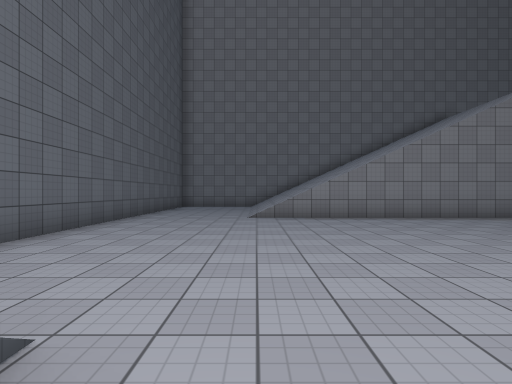
view 1 (above)

21 first-person views from a walk through a Unity game level. The camera is 1.4 m above the floor, looks level and sees 80° across. The floor is counted in squares, 2 m on a side. Each view is taken from the middle of a square. On the plan, view 1 faces up. The plan holds only what a view shows up to about 10 squares ahead; the rest is blank. The place goes on beyond the plan. The player character is not drawn. Surface patterns are stand-ins for the level's own textures.

view 2
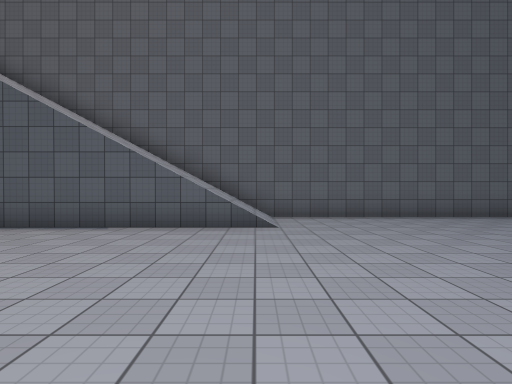

view 3
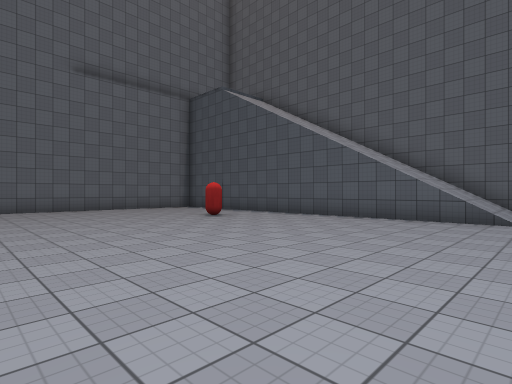

view 4
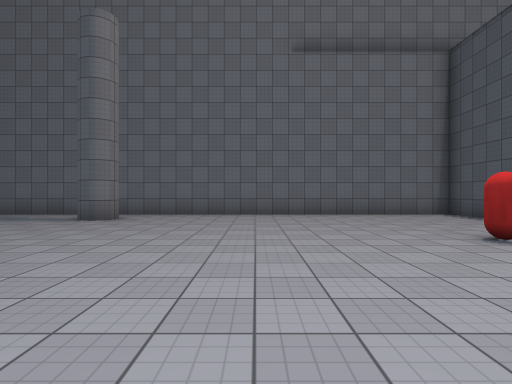

view 5
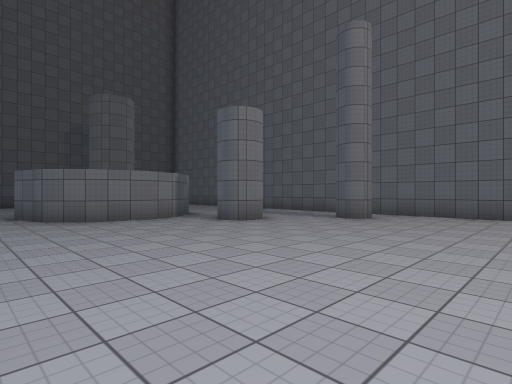

view 6
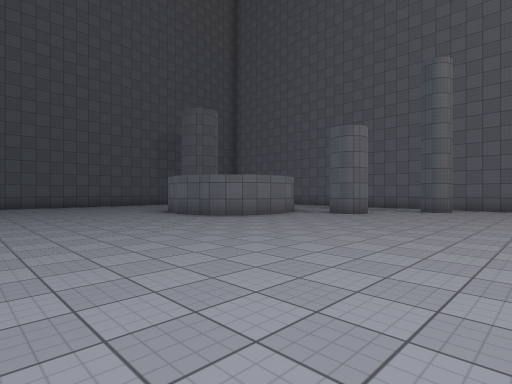

view 7
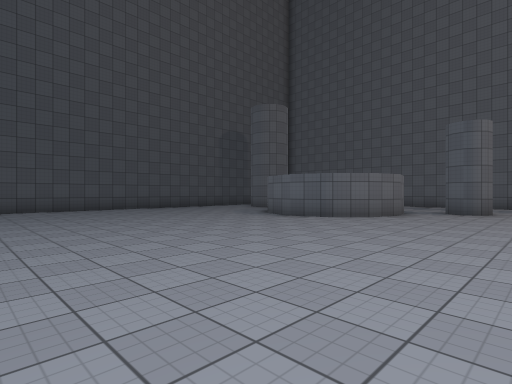

view 8
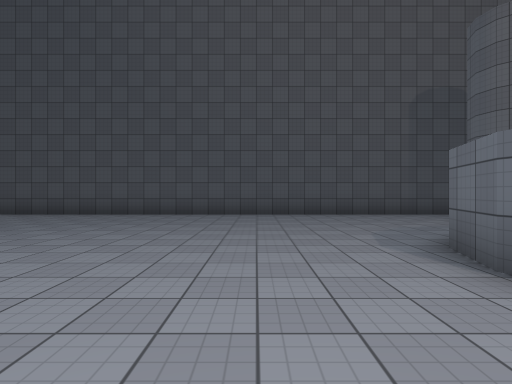

view 9
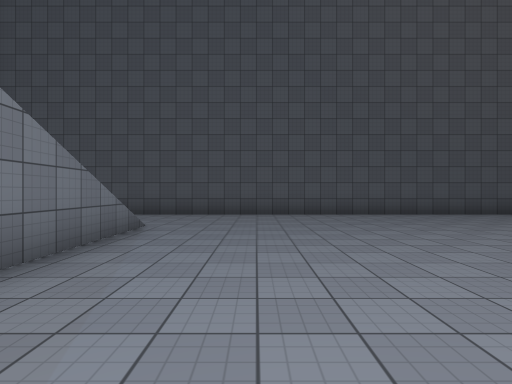

view 10
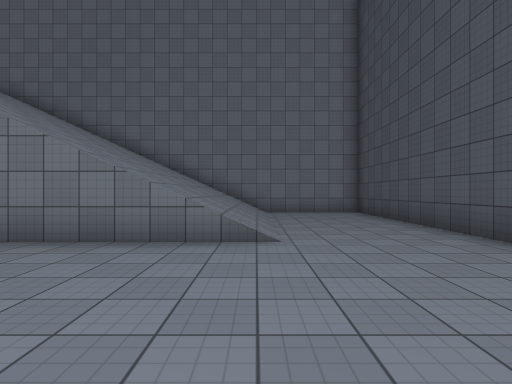

view 11
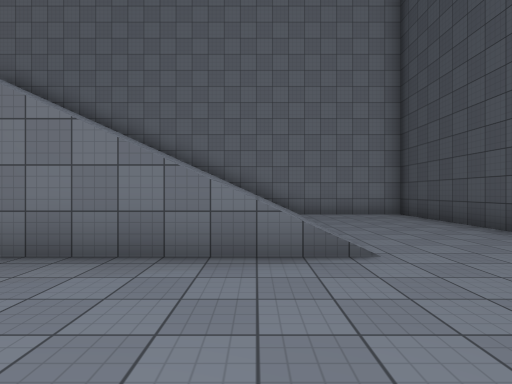

view 12
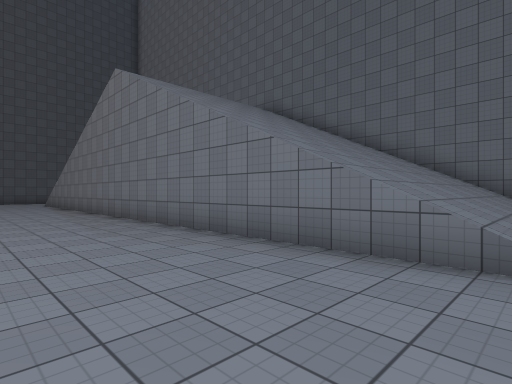

view 13
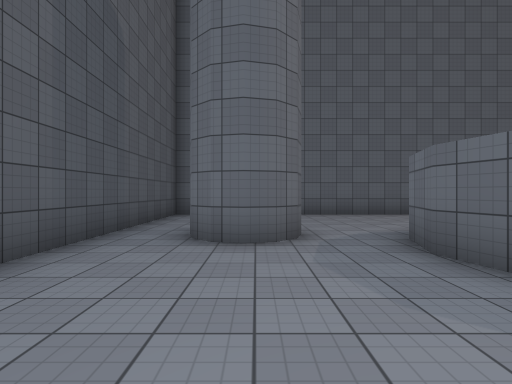

view 14
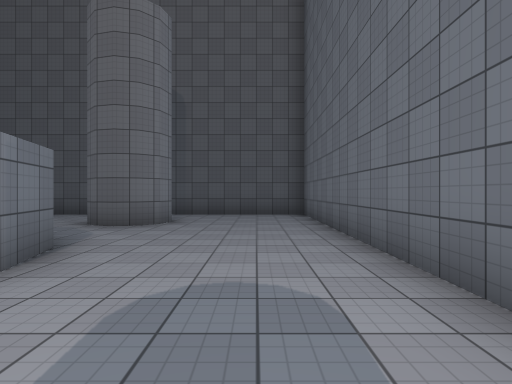

view 15
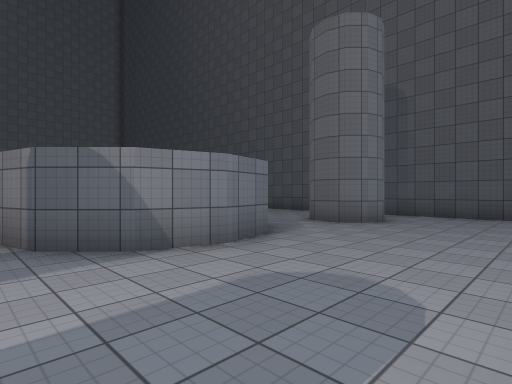

view 16
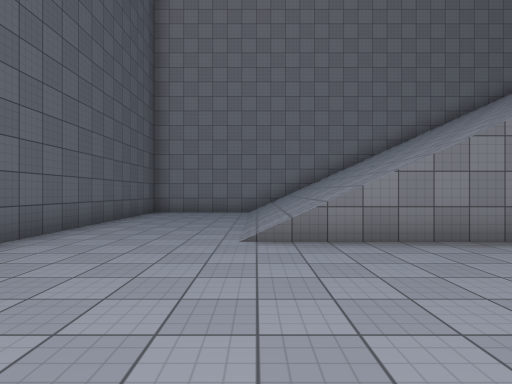

view 17
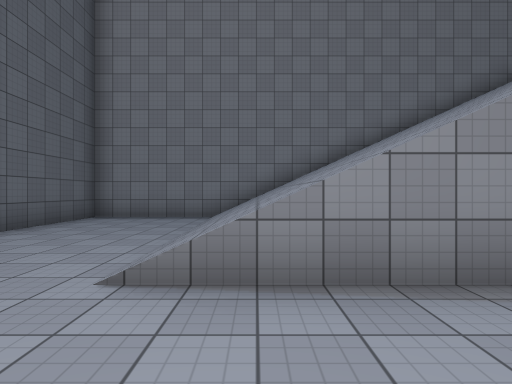

view 18
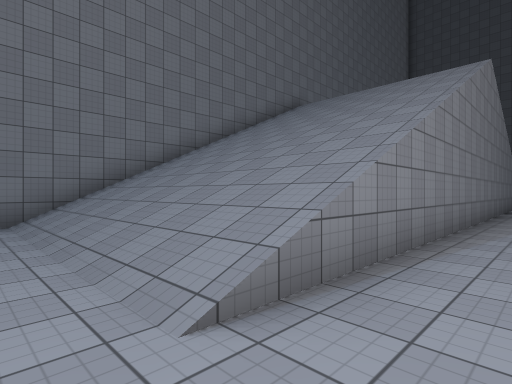

view 19
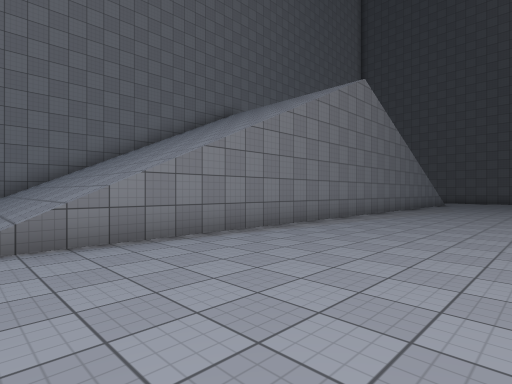

view 20
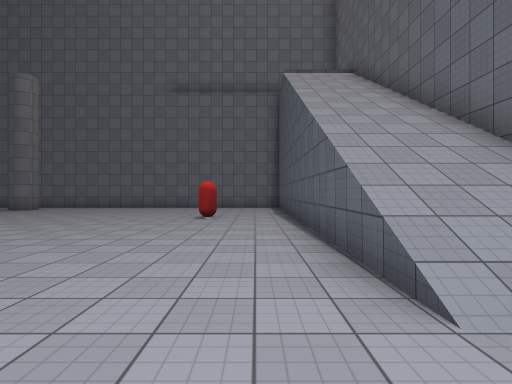

view 21
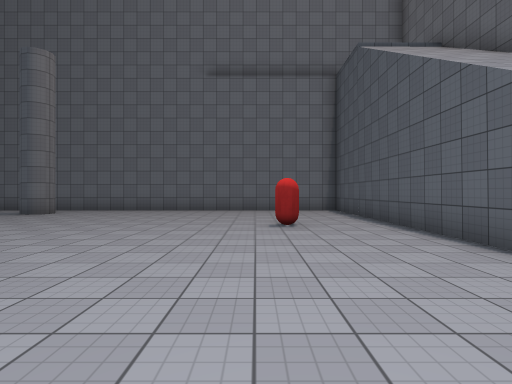

### Floor plan
Key: @ floor where view 1 was taken; # wall or solid block; . floor; / step, stairs or slope; C red capsule.
Columns run from 4 left of view 1 to 22 right of it. Each row starts with its distance up from view 1.
 15 ###########################
 14 #...///////// /////////...#
 13 #...////////   ////////...#
 12 #.../////////  ////////...#
 11 #...///////////////////...#
 10 #...///////////////////...#
  9 #...///////////////////...#
  8 #.........................#
  7 #.........................#
  6 #.........................#
  5 #.........................#
  4 #.........   .............#
  3 #.......  ................#
  2 #.........................#
  1 #///......................#
  0 #///@.....................#
 -1 #///......................#
 -2 #///......................#
 -3 #///.............####.....#
 -4 #///.............#  ##....#
 -5 #///.C...........#  #.....#
 -6 #///...........#.####..##.#
 -7 #///...........#.......#..#
 -8 #///......................#
 -9 #  /.........#............#
-10    /......................#
-11   #########################

Positions as (right, up) in squares from view 1, and headings:
1: (0, 0), facing up
2: (5, 1), facing left
3: (7, 2), facing down-left
4: (5, -1), facing down
5: (5, -1), facing down-right
6: (6, 3), facing down-right
7: (9, 5), facing down-right
8: (12, 0), facing right
9: (12, 6), facing right
10: (18, 4), facing up
11: (17, 5), facing up
12: (18, 5), facing up-left
13: (19, -1), facing down
14: (12, -9), facing right
15: (12, -10), facing up-right
16: (0, 4), facing up
17: (1, 6), facing up
18: (-1, 7), facing up-right
19: (0, 4), facing up-right
20: (0, 3), facing down
21: (2, 1), facing down
